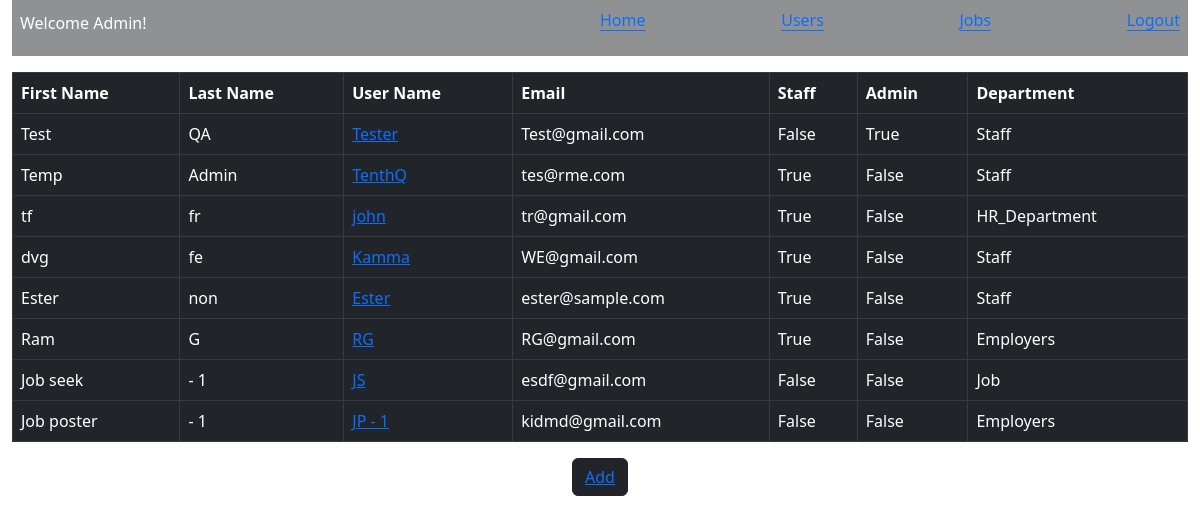
Page /viewusers/ (signed in) on the earlier database version.
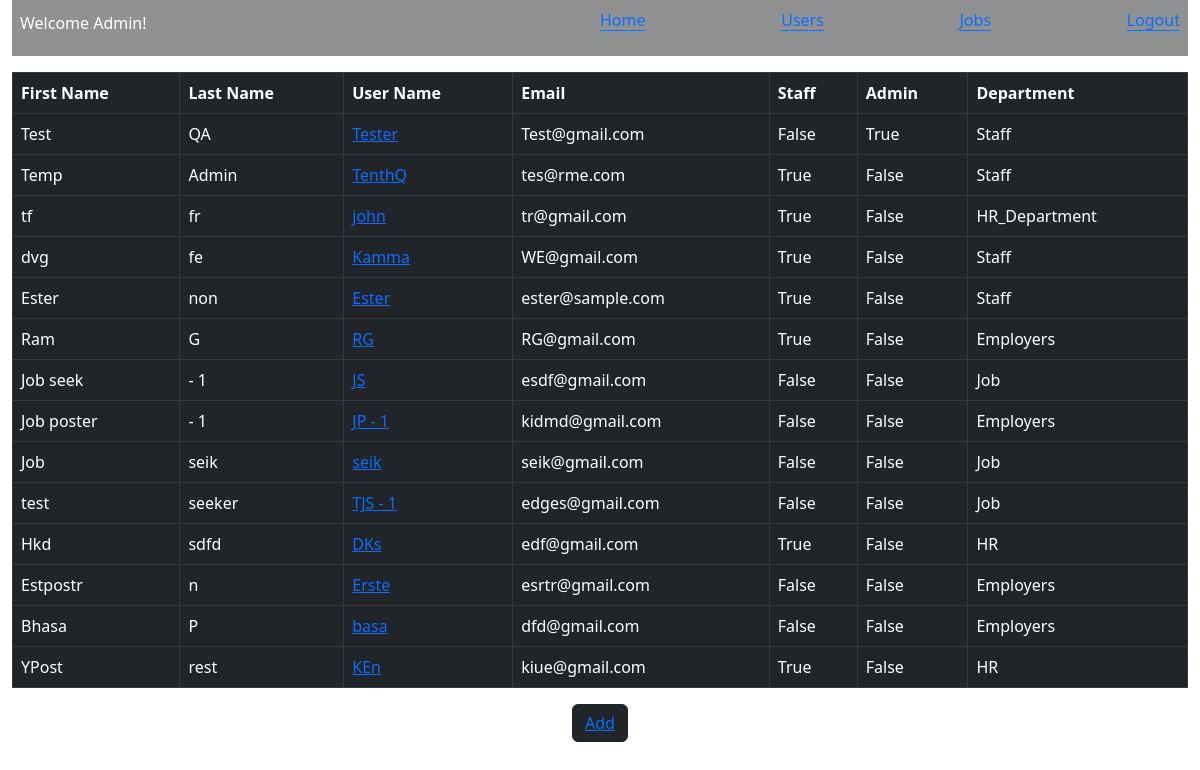
Same page on the later database version.
### business/models.py (models this page shows, shortened)
class User(AbstractUser):
    is_staff = models.BooleanField(default=False)
    is_admin = models.BooleanField(default=False)
    first_name = models.CharField(max_length=50, blank=True)
    last_name = models.CharField(max_length=50, blank=True)
    departmant = models.CharField(max_length=20, choices=Department, default="Staff")

### business/views.py (the view)
# urls.py: path('viewusers/', view_user, name="viewuser"),
@login_required
def view_user(request):
    if request.user.username == "Admin":
        users = User.objects.exclude(username="Admin")
    else:
        users = User.objects.filter(departmant=request.user.departmant).values().exclude(username="Admin")
    return render(request, 'users.html', {'users' : users})

### business/templates/users.html (shortened to what this page needs)
{% extends "base.html" %}
{% block name %}
    Welcome {{ user.username}}!
{% endblock  %}
{% block addbutton %}
{% if request.user.is_admin %}
<p class="link-light link-offset-2 link-underline-opacity-25 link-underline-opacity-100-hover">
    <a href="{% url 'viewuser' %}">Users</a>
</P>
{% endif %}
{% endblock  %}
{% block content %}
    <table class="table table-dark table-hover table-bordered mt-3">
        <tr>
            <th scope="col">First Name</th>
            <th scope="col">Last Name</th>
            <th scope="col">User Name</th>
            <th scope="col">Email</th>
            <th scope="col">Staff</th>
            <th scope="col">Admin</th>
            <th scope="col">Department</th>
        </tr>
        {% for user in users %}
            <tr scope="row">
                <td>{{ user.first_name}}</a></td>
                <td>{{ user.last_name}}</td>
                <td><a href="{% url 'othermessages' user.id %}">{{ user.username}}</a></td>
                <td>{{ user.email}}</td>
                <td>{{ user.is_staff}}</td>
                <td>{{ user.is_admin}}</td>
                <td>{{ user.departmant }}</td>
            </tr>
        {% endfor %}
    </table>
    {% if user.username == "Admin" %}
    <button class="btn btn-dark"><a href="{% url 'adduser' %}">Add</a></button>
    {% endif %}
{% endblock  %}

Differences in the rows shown:
added User: first_name "Job", last_name "seik", username "seik", email "seik@gmail.com", is_staff "False", is_admin "False", departmant "Job"
added User: first_name "test", last_name "seeker", username "TJS - 1", email "edges@gmail.com", is_staff "False", is_admin "False", departmant "Job"
added User: first_name "Hkd", last_name "sdfd", username "DKs", email "edf@gmail.com", is_staff "True", is_admin "False", departmant "HR"
added User: first_name "Estpostr", last_name "n", username "Erste", email "esrtr@gmail.com", is_staff "False", is_admin "False", departmant "Employers"
added User: first_name "Bhasa", last_name "P", username "basa", email "dfd@gmail.com", is_staff "False", is_admin "False", departmant "Employers"
added User: first_name "YPost", last_name "rest", username "KEn", email "kiue@gmail.com", is_staff "True", is_admin "False", departmant "HR"
